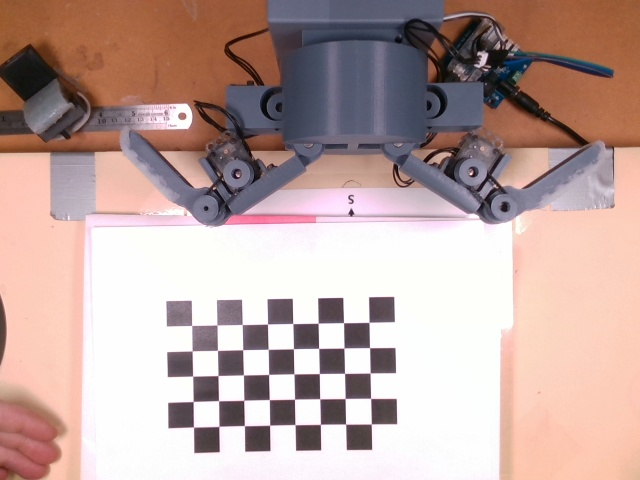
#> input picture Camera_Calibration/grid1.jpg, 640 x 480 px; its folder holds only this picture in this run
$ python test_calibrate.py
#> lines starting #> are read from the running program, lines starting #| are printed output that depends on the picture; after the words box and inside, x2 and y2 are one past the last pixel; in counts of white or black regions, pixels touching at a corner belong together; long printed decimals are rounded
import cv2
import numpy as np
import glob


"""Helper script that runs camera calibration for opencv.

Args:
    folder_loc (string): folder location that contains all the images for camera calibration.
"""

# Defining the dimensions of checkerboard
CHECKERBOARD = (8,5)
criteria = (cv2.TERM_CRITERIA_EPS + cv2.TERM_CRITERIA_MAX_ITER, 30, 0.001)

# Creating vector to store vectors of 3D points for each checkerboard image
objpoints = []
# Creating vector to store vectors of 2D points for each checkerboard image
imgpoints = []

# Defining the world coordinates for 3D points
objp = np.zeros((1, CHECKERBOARD[0] * CHECKERBOARD[1], 3), np.float32)
objp[0,:,:2] = np.mgrid[0:CHECKERBOARD[0], 0:CHECKERBOARD[1]].T.reshape(-1, 2)
prev_img_shape = None

# Extracting path of individual image stored in a given directory
images = glob.glob("*.jpg")
print(images)
for fname in images:
    img = cv2.imread(fname)
#> img is the input picture: shape (480, 640, 3); mean B, G, R 160.3, 165.2, 190.1
    gray = cv2.cvtColor(img,cv2.COLOR_BGR2GRAY)
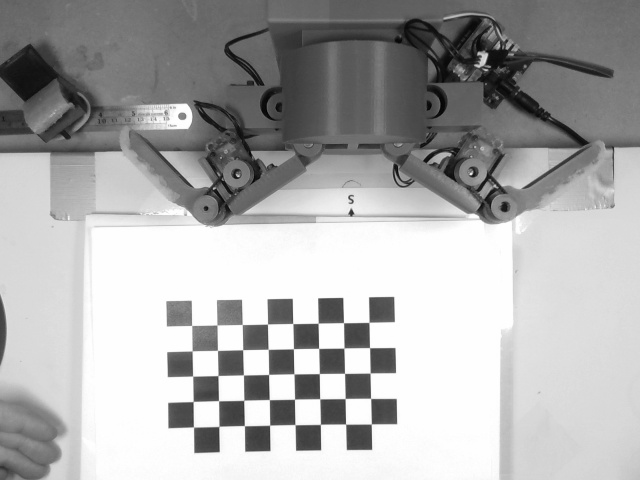
#> gray: shape (480, 640); min 1, max 255, mean 172.1
    # Find the chess board corners
    # If desired number of corners are found in the image then ret = true
    ret, corners = cv2.findChessboardCorners(gray, CHECKERBOARD, cv2.CALIB_CB_ADAPTIVE_THRESH + cv2.CALIB_CB_FAST_CHECK + cv2.CALIB_CB_NORMALIZE_IMAGE)
#> ret = True; corners = 40 rows, first 8: [191.6, 325.4], [216.8, 325.1], [242.3, 324.5], [267.5, 324], [292.8, 323.5], [318.1, 323.2], [343.5, 322.6], [368.9, 322.4]
    print(ret)
#| True

    """
    If desired number of corner are detected,
    we refine the pixel coordinates and display
    them on the images of checker board
    """
    if ret == True:
        objpoints.append(objp)
        # refining pixel coordinates for given 2d points.
        corners2 = cv2.cornerSubPix(gray, corners, (11,11),(-1,-1), criteria)
#> corners2 = 40 rows, first 8: [191.6, 325.5], [216.9, 324.9], [242.3, 324.6], [267.5, 324.1], [292.8, 323.6], [318.2, 323.2], [343.5, 322.7], [369.1, 322.3]

        imgpoints.append(corners2)

        # Draw and display the corners
        if True:
            img = cv2.drawChessboardCorners(img, CHECKERBOARD, corners2, ret)
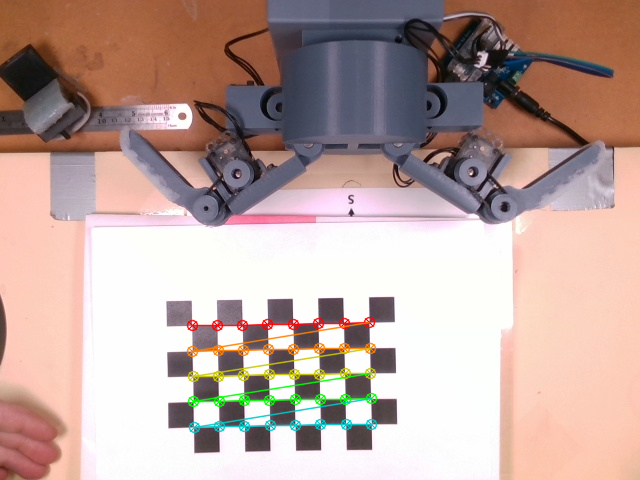
#> img: shape (480, 640, 3); 2.53% of pixels changed, all inside (x1, y1, x2, y2) = (186, 316, 378, 434)

    if True:
        cv2.imshow('img',img)
        cv2.waitKey(0)

if True:
    cv2.destroyAllWindows()

h,w = img.shape[:2]
#> h = 480; w = 640

"""
Performing camera calibration by
passing the value of known 3D points (objpoints)
and corresponding pixel coordinates of the
detected corners (imgpoints)
"""
ret, mtx, dist, rvecs, tvecs = cv2.calibrateCamera(objpoints, imgpoints, gray.shape[::-1], None, None)
#> ret = 0.116; mtx = [[3373.7, 0, 318.9], [0, 3465.4, 238.2], [0, 0, 1]]; dist = [[4.23, 146.9, -0.0386, 0.0736, 1.07]]; rvecs = ([0.24, -0.0121, -0.0177],); tvecs = ([-5.03, 3.36, 133.1],)
print("ret:")
print(ret)
#| 0.1163
print("mtx")
print(mtx)
#| [[3.37370323e+03 0.00000000e+00 3.18862324e+02]
#|  [0.00000000e+00 3.46541178e+03 2.38239872e+02]
#|  [0.00000000e+00 0.00000000e+00 1.00000000e+00]]
print("dist")
print(dist)
#| [[ 4.22565957e+00  1.46916461e+02 -3.86217209e-02  7.35606713e-02
#|    1.07407221e+00]]

$ run again, on Camera_Calibration/grid14.jpg
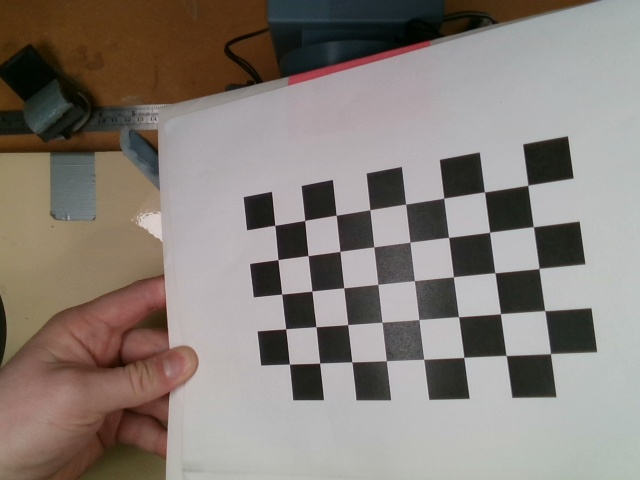
#> input picture Camera_Calibration/grid14.jpg, 640 x 480 px
#> img is the input picture: shape (480, 640, 3); mean B, G, R 121.3, 127.5, 135.7
#> `gray = cv2.cvtColor(img,cv2.COLOR_BGR2GRAY)`:
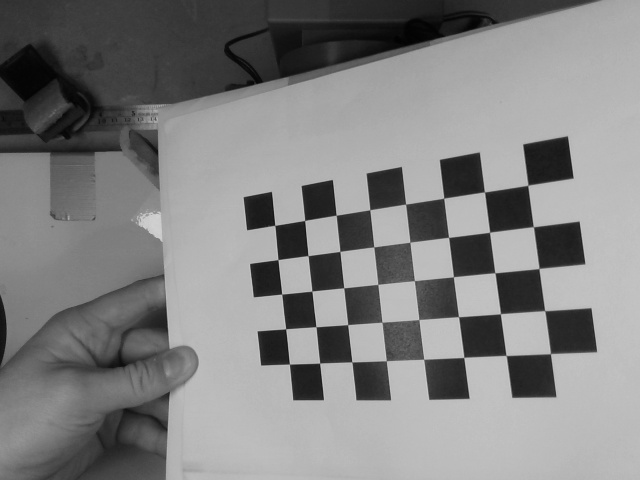
#> gray: shape (480, 640); min 1, max 211, mean 129.2
#> `ret, corners = cv2.findChessboardCorners(gray, CHECKERBOARD, cv2.CALIB..`: ret = True; corners = 40 rows, first 8: [274.7, 225.4], [304.6, 220.5], [336.1, 215.2], [369.7, 209.7], [405.6, 204.2], [443.6, 198.1], [484.4, 191.9], [527.8, 185.3]
#| True
#> corners2 = 40 rows, first 8: [274.8, 225.3], [304.7, 220.4], [336.2, 215.2], [369.9, 209.7], [405.6, 204.1], [443.8, 198.2], [484.5, 191.9], [527.8, 185.2]
#> `img = cv2.drawChessboardCorners(img, CHECKERBOARD, corners2, ret)`:
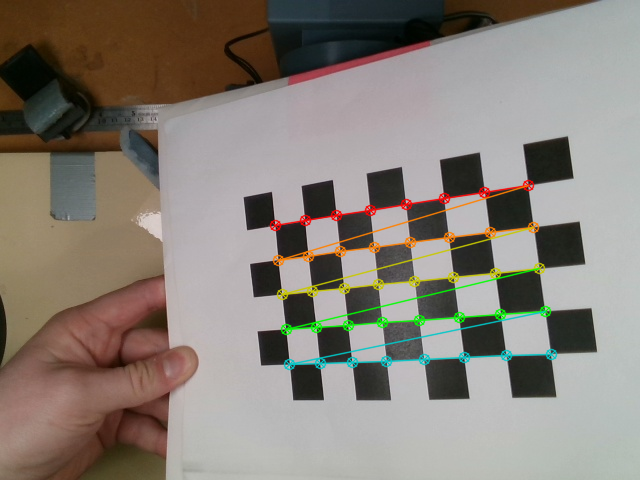
#> img: shape (480, 640, 3); 3.26% of pixels changed, all inside (x1, y1, x2, y2) = (269, 179, 558, 371)
#> `ret, mtx, dist, rvecs, tvecs = cv2.calibrateCamera(objpoints, imgpoint..`: ret = 0.267; mtx = [[436.6, 0, 253.3], [0, 515.6, 259.1], [0, 0, 1]]; dist = [[-0.226, 0.529, 0.00469, 0.0883, -0.715]]; rvecs = ([-0.0438, 0.303, -0.111],); tvecs = ([0.743, -0.979, 15.07],)
#| 0.2668
#| [[436.615    0.         253.285]
#|  [  0.         515.573 259.130]
#|  [  0.           0.           1.        ]]
#| [[-0.2259  0.5286  0.004686  0.08827 -0.7147]]

$ run again, on Camera_Calibration/grid15.jpg
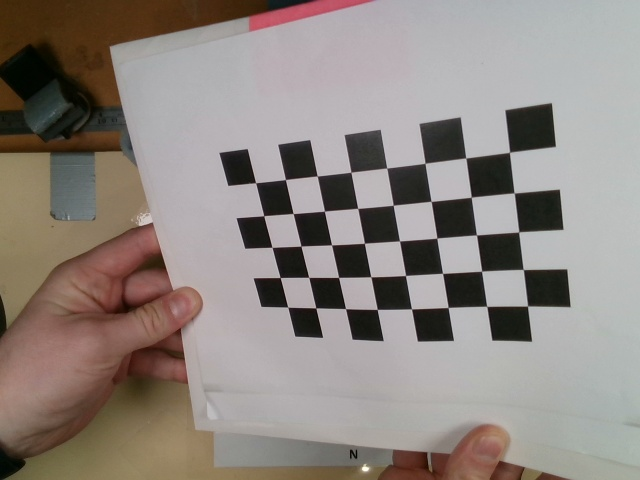
#> input picture Camera_Calibration/grid15.jpg, 640 x 480 px
#> img is the input picture: shape (480, 640, 3); mean B, G, R 128.4, 133.9, 142.5
#> `gray = cv2.cvtColor(img,cv2.COLOR_BGR2GRAY)`:
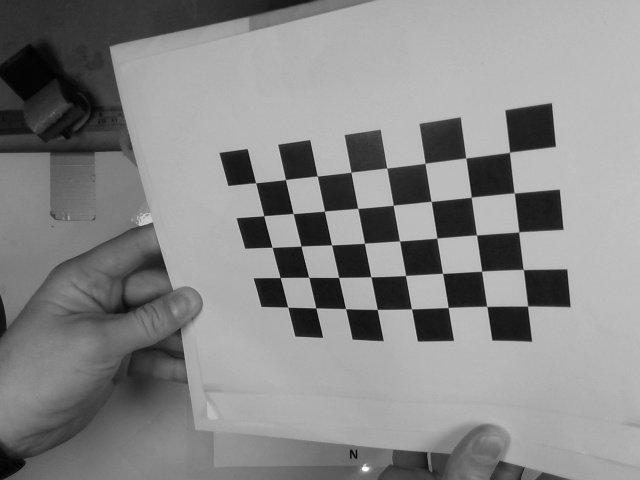
#> gray: shape (480, 640); min 1, max 253, mean 135.8
#> `ret, corners = cv2.findChessboardCorners(gray, CHECKERBOARD, cv2.CALIB..`: ret = True; corners = 40 rows, first 8: [255.5, 182.6], [285.4, 179.5], [317.1, 176.1], [351, 172], [386.8, 167.9], [424.9, 163.1], [465.9, 157.8], [509.5, 152.2]
#| True
#> corners2 = 40 rows, first 8: [255.6, 182.7], [285.4, 179.5], [317.3, 175.9], [350.9, 172.3], [386.8, 168], [425, 163.3], [465.8, 157.9], [509.5, 152.3]
#> `img = cv2.drawChessboardCorners(img, CHECKERBOARD, corners2, ret)`:
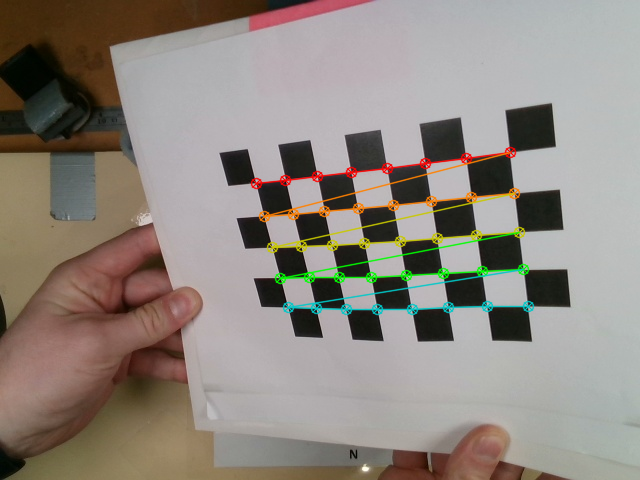
#> img: shape (480, 640, 3); 3.15% of pixels changed, all inside (x1, y1, x2, y2) = (250, 146, 535, 316)
#> `ret, mtx, dist, rvecs, tvecs = cv2.calibrateCamera(objpoints, imgpoint..`: ret = 0.439; mtx = [[343.7, 0, 304.9], [0, 403, 84.38], [0, 0, 1]]; dist = [[-0.105, 0.102, -0.00914, 0.0596, -0.0548]]; rvecs = ([0.173, 0.17, -0.18],); tvecs = ([-1.61, 2.68, 10.62],)
#| 0.4392
#| [[343.665   0.         304.921]
#|  [  0.         403.002  84.384]
#|  [  0.           0.           1.        ]]
#| [[-0.1053  0.1022 -0.009143  0.05961 -0.05482]]

$ run again, on Camera_Calibration/grid10.jpg
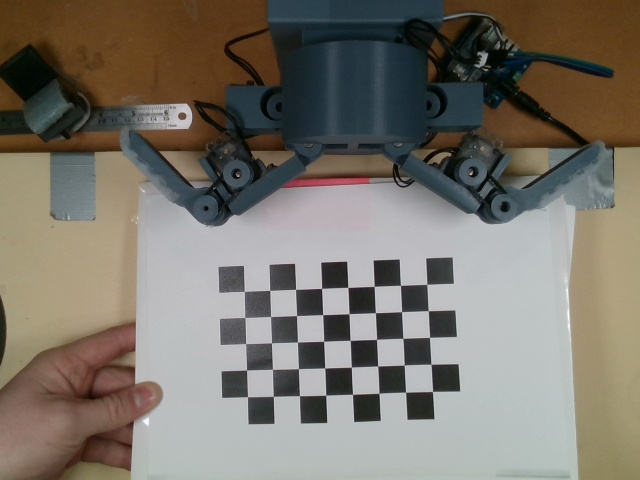
#> input picture Camera_Calibration/grid10.jpg, 640 x 480 px
#> img is the input picture: shape (480, 640, 3); mean B, G, R 107.2, 116.6, 122.2
#> `gray = cv2.cvtColor(img,cv2.COLOR_BGR2GRAY)`:
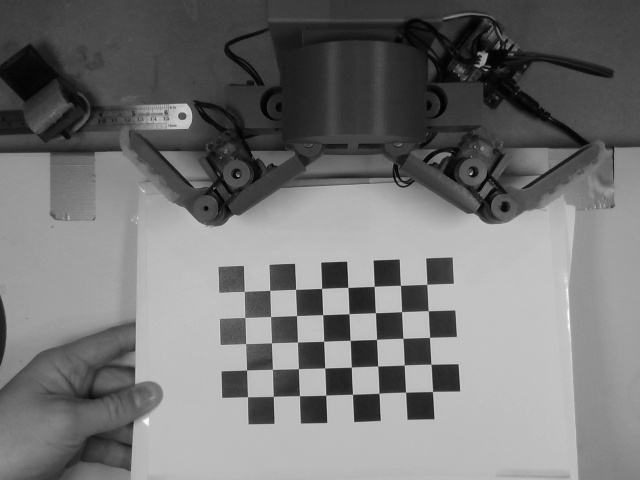
#> gray: shape (480, 640); min 0, max 254, mean 117.2
#> `ret, corners = cv2.findChessboardCorners(gray, CHECKERBOARD, cv2.CALIB..`: ret = True; corners = 40 rows, first 8: [244.2, 291.4], [269.7, 290.4], [295.6, 289.4], [321.5, 288.5], [347.8, 287.4], [374.2, 286.4], [400.5, 285.4], [426.8, 284.4]
#| True
#> corners2 = 40 rows, first 8: [244.3, 291.4], [269.7, 290.3], [295.6, 289.4], [321.6, 288.4], [347.8, 287.4], [374.2, 286.4], [400.4, 285.3], [426.8, 284.4]
#> `img = cv2.drawChessboardCorners(img, CHECKERBOARD, corners2, ret)`:
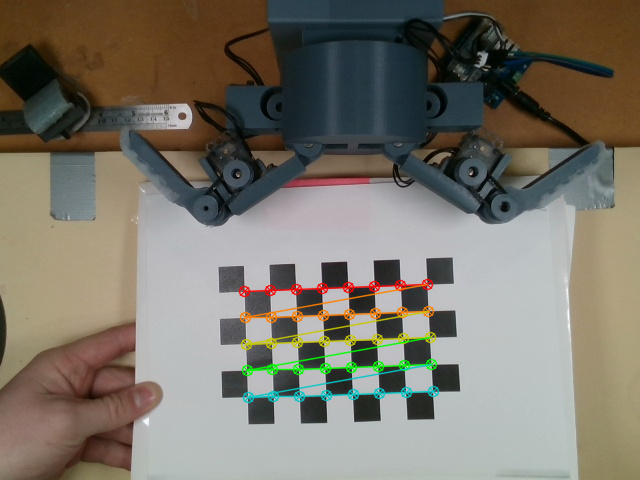
#> img: shape (480, 640, 3); 2.59% of pixels changed, all inside (x1, y1, x2, y2) = (238, 278, 440, 404)
#> `ret, mtx, dist, rvecs, tvecs = cv2.calibrateCamera(objpoints, imgpoint..`: ret = 0.132; mtx = [[972.5, 0, 331.5], [0, 935.9, 139.1], [0, 0, 1]]; dist = [[-0.849, 2.46, 0.0942, 0.00668, -1.45]]; rvecs = ([-0.185, 0.0823, -0.046],); tvecs = ([-3.37, 5.98, 37.58],)
#| 0.132
#| [[972.492   0.         331.495]
#|  [  0.         935.890  139.058]
#|  [  0.           0.           1.        ]]
#| [[-0.8494   2.455  0.09425  0.006682 -1.450]]
